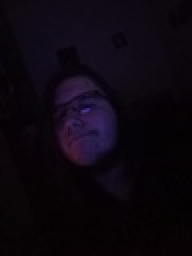
%> input picture Anothers/WhatsApp Image 2020-06-11 at 18.05.55.jpeg, 96 x 128 px, shrunk from 960 x 1280 before the run (shown 2 times larger)
$ octave section_3.m   (GNU Octave 9; MATLAB toolbox functions it lacks are replaced by stand-ins)
%> lines starting %> are read from the running program, lines starting %| are printed output that depends on the picture
%% how import a picture

%extensions filter
extfilt = ('*.jpg;*.png;*.jpeg');

%pick the picture
[filename, filepath] = uigetfile(extfilt,'Pega uma imagem pro Jorgin ai')
%> the answer given: ../../Anothers/WhatsApp Image 2020-06-11 at 18.05.55.jpeg

%now import
pic = imread([filepath filename])
%> pic is the input picture: size 128x96x3 uint8; mean R, G, B 12.7, 6.8, 15.3

%inspect
whos pic

%% three options of how view the image

%first
figure(1), clf
subplot(121)
imshow(pic)

%second
subplot(122)
imagesc(pic)
axis off
axis image

%third
surf(squeeze(pic(:,:,1)))
shading interp
rotate3d on
title('CASOS DE CORONA NO BRASIL')
axis image
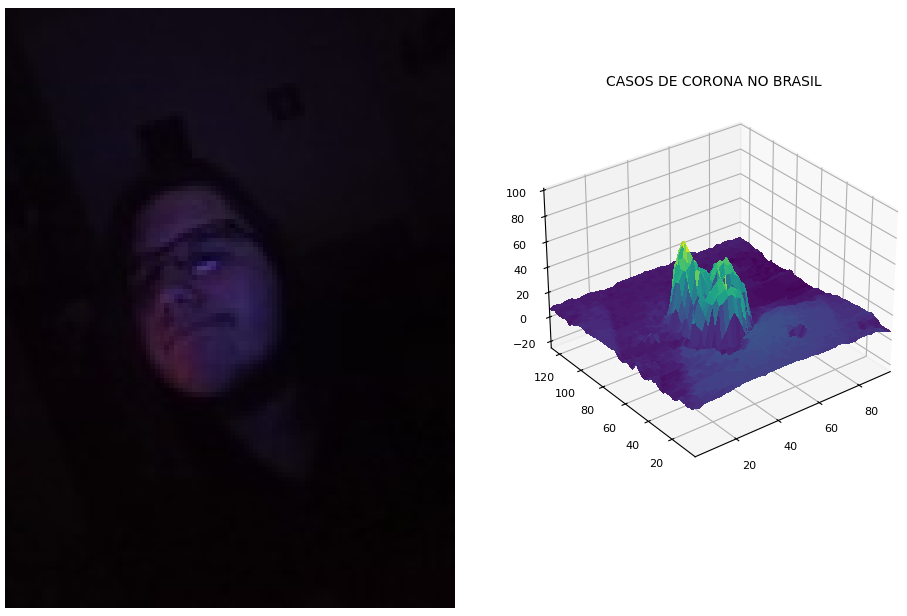
%> figure redrawn from the program's plot data, 2 panels

%% smoothing with Gaussian
%creating a 2D Gaussian
k = 31;
[X,Y] = meshgrid(linspace(-2,2,k));
s=1;

g2d = exp( -(X.^2+Y.^2) / s)
g2d = g2d ./sum(g2d(:));

%looking the picture
figure(2), clf
subplot(221)
imagesc(g2d)
axis image, axis off
title ('Smoothing kernel')

%optional x/y
set(gca,'xlim',[-1 1]*size(pic,1)/2, 'ylim',[-1 1]*size(pic,2)/2)
%color channel labels
cchan = {'red';'green';'blue'};

%initialize the smoothed picture
picSmooth = pic;

%looping everything
for i=1:3

    %convolve slice with Gau.
    picSmooth(:,:,i) = conv2(double(pic(:,:,i)),g2d,'same');

    %show that slice
    subplot(2,3,i+3)
    imagesc(picSmooth(:,:,i))
    title(cchan{i}), axis square
    set(gca,'xtick',[],'ytick',[])
    axis image

end

%show final result
subplot(222)
imagesc(picSmooth);
axis image, axis off
%> after `axis off`:
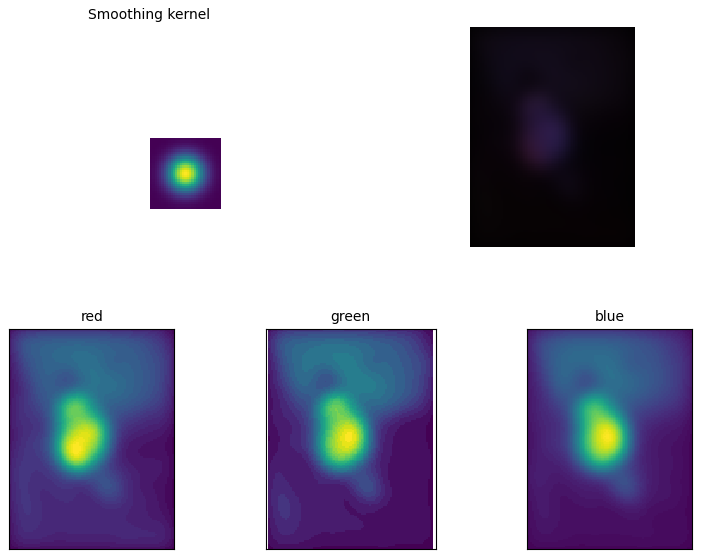
%> figure redrawn from the program's plot data, 5 panels

%% smoothing with Mean
%creating a 2D mean
k = 51;
kernel = ones(k) / k^2;

%looking the picture
figure(3), clf
subplot(221)
imagesc(kernel)
axis off, axis image
title('Smoothing kernel')
set(gca,'xlim',[-1 1]*size(pic,1)/2, 'ylim',[-1 1]*size(pic,2)/2)

%color channel labels
cchan = {'red';'green';'blue'};

%initialize the smoothed picture
picSmooth = pic;

%looping everything
for i=1:3

    %convolve slice with mean.
    picSmooth(:,:,i) = conv2(double(pic(:,:,i)), kernel,'same');

    %show that slice
    subplot(2,3,i+3)
    imagesc(picSmooth(:,:,i))
    title(cchan{i}), axis square
    set(gca,'xtick',[],'ytick',[])

end

%show final result
subplot(222)
imagesc(picSmooth);
axis image, axis off
%% Sharpen the image
%creating a 2D sharpening
k = 21;
kernel = -ones(k);

kernel(ceil(k/2), ceil(k/2))= k^2;

%looking the picture
figure(4), clf
subplot(221)
imagesc(kernel)
axis off, axis image
title('Sharpening kernel')
set(gca,'xlim',[-1 1]*size(pic,1)/2, 'ylim',[-1 1]*size(pic,2)/2)

%color channel labels
cchan = {'red';'green';'blue'};

%initialize the smoothed picture
picSharp = pic;

%looping everything
for i=1:3

    %convolve slice with Sharp.
    picSharp(:,:,i) = conv2(double(pic(:,:,i)), kernel,'same');

    %show that slice
    subplot(2,3,i+3)
    imagesc(picSharp(:,:,i))
    title(cchan{i}), axis square
    set(gca,'xtick',[],'ytick',[])

end
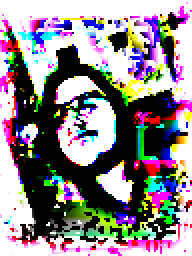
%> picSharp: size 128x96x3 uint8 (shown 2 times larger); mean R, G, B 143, 134.9, 140.4

%show final result
subplot(222)
imagesc(picSharp);
axis image, axis off
%> after `axis off`:
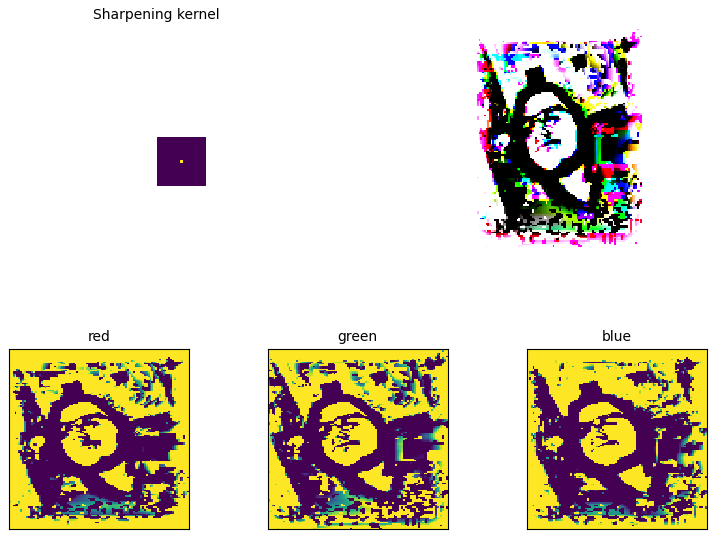
%> figure redrawn from the program's plot data, 5 panels

%% Median filter
 picN = pic

 nPix = size(pic,1)*size(pic,2);
%> nPix = 12288

 %add noise
 for i=1:3
     pix = randi (nPix,[round(nPix*.2),1]);
     tmp = pic(:,:,i);
     tmp(pix) = 255;
     picN(:,:,i) = tmp;
 end
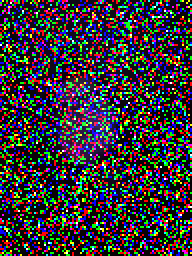
%> picN: size 128x96x3 uint8 (shown 2 times larger); mean R, G, B 56.9, 52.1, 58.5
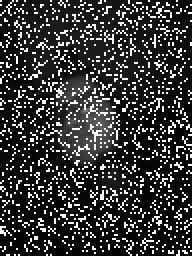
%> tmp: size 128x96 uint8 (shown 2 times larger); min 0, max 255, mean 58.5

 figure(5),clf
 subplot(121);
 imshow(picN);
 title('Noise add');

 %now cleaning
 k = 3;

 for colori=1:3

     %extract
     tmp = picN(:,:,colori);

     %find pixels equals its maxims
     [ri,ci] = find(tmp == max(tmp(:)) );

     %loop over all maxims
     for i=1:length(ci)

         %define boundaries for submatrix
         bndRL = max(ri(i)-k,1);
         bndRU = min(ri(i)+k,size(pic,1));
         bndCL = max(ci(i)-k,1);
         bndCU = min(ci(i)+k,size(pic,2));

         submat = tmp(bndRL:bndRU,bndCL:bndCU);
         picN(ri(i),ci(i),colori) = median(submat(:));
     end
 end

 %show image
 subplot(122)
 imshow(picN)
 title('Clean')

 %% save pictures

 %select file
 [filename, filepath] = uiputfile('*.*','TÁ NA MÃO CHEFIA');

 %option 1
 img2write = double(picSmooth);
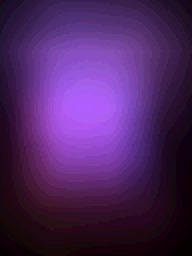
%> img2write: size 128x96x3 double (shown 2 times larger); mean R, G, B 10.6, 5.7, 13.1; mean of the top-left, top-right, bottom-left and bottom-right quarters 13.3, 11.6, 8, 6.4; drawn with min black and max white
 img2write = img2write - min(img2write(:));
 img2write = img2write ./ max(img2write(:));
 imwrite(img2write,[filepath, filename '1.png']);

 %option 2
  imwrite(picSmooth,[filepath, filename '2.png']);

 %option 3
 figure(6), clf
 imagesc(picSharp)
 axis image, axis off
 print([filepath filename '3.png'],'-dpng')
 close(6)
